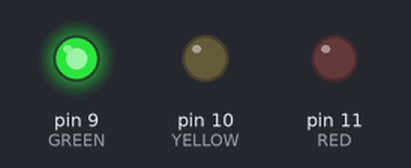
This sketch was run on a simulated Arduino Uno, built with avr-gcc and run on an emulated ATmega328P. Parts: output pins drawn as LEDs (lit = HIGH).

Above: at 1.5 s.
At 3.2 s:
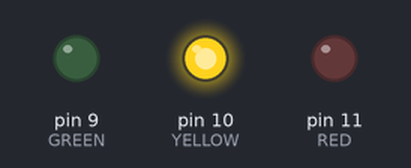
At 4.7 s:
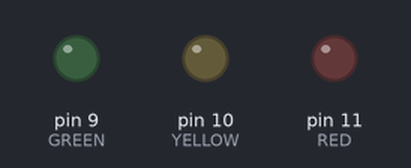
At 7.5 s:
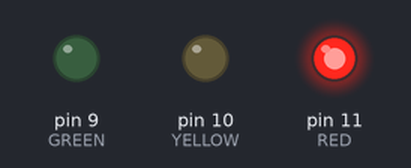
Timing chart, 0 to 11.7 s (numbered marks = the images above):
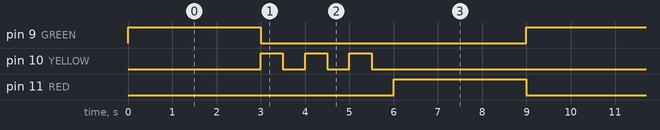

The sketch:

traffic_light.ino
```cpp
#include "steam_blocks.h"

#define GREEN D9
#define YELLOW D10
#define RED D11

void setup() {
  pinMode(GREEN, OUTPUT);
  pinMode(YELLOW, OUTPUT);
  pinMode(RED, OUTPUT);
  digitalWrite(GREEN, LOW);
  digitalWrite(YELLOW, LOW);
  digitalWrite(RED, LOW);
}

void loop() {
  digitalWrite(GREEN, HIGH);
  delay(3000);
  digitalWrite(GREEN, LOW);
  for (int i=0;i<3;i++) {
    digitalWrite(YELLOW, HIGH);
    delay(500);
    digitalWrite(YELLOW, LOW);
    delay(500);
  }
  digitalWrite(RED, HIGH);
  delay(3000);
  digitalWrite(RED, LOW);
}
```

Measured:
- by itself, pin 9 (GREEN), pin 11 (RED): alternates HIGH for 3.0 s and LOW for 6.0 s
- by itself, pin 10 (YELLOW): repeats every 9.0 s: 2 × (LOW 0.50 s, HIGH 0.50 s), LOW 6.5 s, HIGH 0.50 s
- by itself, everything shown: repeats every 9.0 s, in 9 steps
